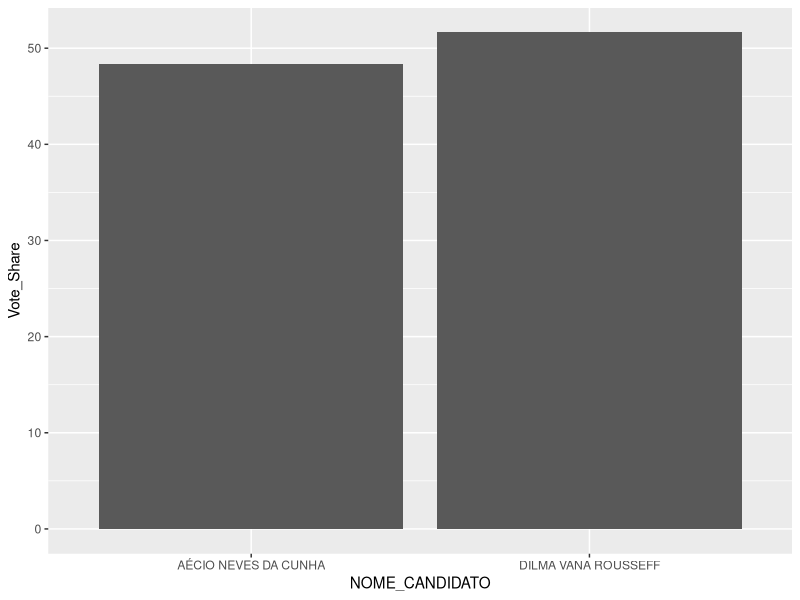

Generate this figure with R:
## ---- chunk 1
knitr::opts_chunk$set(include=TRUE, warning=FALSE, message=FALSE, eval=FALSE)
## ---- chunk 2
#install.packages("tidyverse") #Explain comments
library(tidyverse)
library(knitr)
## ---- chunk 3
pres_2014_elec_results <- read_csv("TSE_PRESIDENTE_BR_CANDIDATO_2014.csv")
## ---- chunk 4
pres_2014_elec_results <- pres_2014_elec_results %>% 
  group_by(NUM_TURNO) %>% 
  mutate(Vote_Share=100*(QTDE_VOTOS/sum(QTDE_VOTOS)))
## ---- chunk 5
pres_2014_elec_results %>% 
  filter(NUM_TURNO==1) %>% 
  kable()
## ---- chunk 6
pres_2014_elec_results %>% 
  filter(NUM_TURNO==2) %>% 
  ggplot() + 
  geom_col(aes(x=NOME_CANDIDATO,y=Vote_Share))
## ---- chunk 7
#Place this line in a chunk at the start of your code to make sure only the outputs appear
knitr::opts_chunk$set(echo=FALSE, warning=FALSE, message=FALSE)
